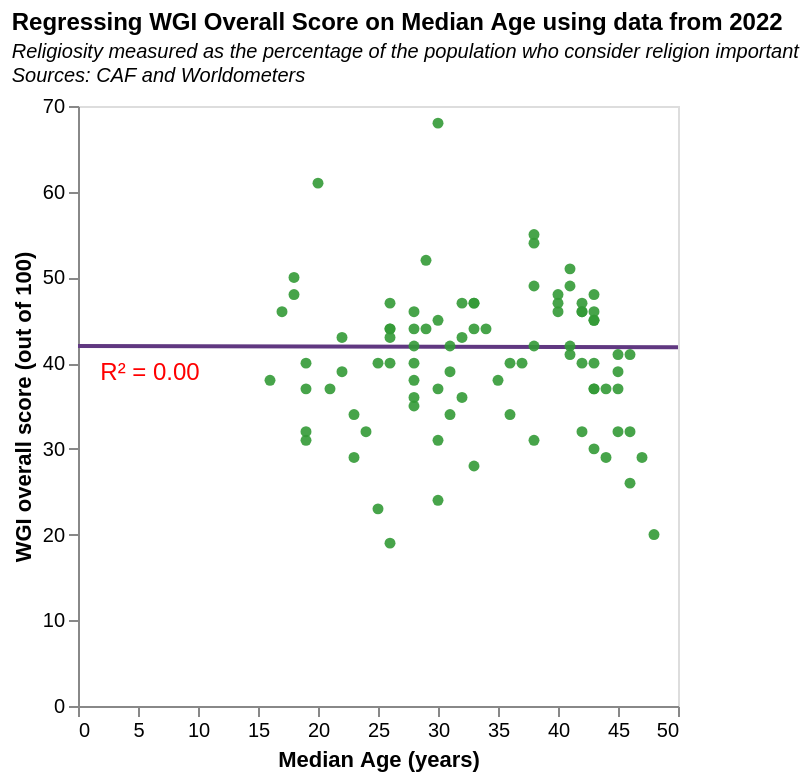

Here is the Vega-Lite specification saved for this chart:
### Vega-Lite specification from a JSON file in a GitHub repository (floating-point values rounded to 4 significant figures)
{"$schema": "https://vega.github.io/schema/vega-lite/v5.json", "description": "Regressing WGI Overall Score on Median Age for all countries featured in the 2022 edition of the CAF World Giving Index Report (which explores data from the year before - 2021). I ran the regression in Colab in order to ascertain the equation for the regression line", "title": {"text": ["Regressing WGI Overall Score on Median Age using data from 2022"], "fontSize": 12, "subtitle": ["Religiosity measured as the percentage of the population who consider religion important", "Sources: CAF and Worldometers"], "subtitleFontStyle": "italic", "subtitleFontSize": 10, "anchor": "start", "color": "black"}, "data": {"values": [{"Country": "China", "Median_Age_2022": "38", "Total_Population_2022": "1439323776", "CAF_2018": "17", "CAF_2019": "16", "CAF_2021": "28", "CAF_2022": "42"}, {"Country": "India", "Median_Age_2022": "28", "Total_Population_2022": "1380004385", "CAF_2018": "22", "CAF_2019": "26", "CAF_2021": "44", "CAF_2022": "40"}, {"Country": "Indonesia", "Median_Age_2022": "30", "Total_Population_2022": "273523615", "CAF_2018": "59", "CAF_2019": "50", "CAF_2021": "69", "CAF_2022": "68"}, {"Country": "Pakistan", "Median_Age_2022": "23", "Total_Population_2022": "220892340", "CAF_2018": "28", "CAF_2019": "29", "CAF_2021": "25", "CAF_2022": "29"}, {"Country": "Brazil", "Median_Age_2022": "33", "Total_Population_2022": "212559417", "CAF_2018": "23", "CAF_2019": "28", "CAF_2021": "35", "CAF_2022": "47"}, {"Country": "Nigeria", "Median_Age_2022": "18", "Total_Population_2022": "206139589", "CAF_2018": "48", "CAF_2019": "42", "CAF_2021": "52", "CAF_2022": "48"}, {"Country": "Russian Federation", "Median_Age_2022": "40", "Total_Population_2022": "145934462", "CAF_2018": "25", "CAF_2019": "21", "CAF_2021": "33", "CAF_2022": "46"}, {"Country": "Mexico", "Median_Age_2022": "29", "Total_Population_2022": "128932753", "CAF_2018": "24", "CAF_2019": "28", "CAF_2021": "32", "CAF_2022": "44"}, {"Country": "Japan", "Median_Age_2022": "48", "Total_Population_2022": "126476461", "CAF_2018": "22", "CAF_2019": "23", "CAF_2021": "12", "CAF_2022": "20"}, {"Country": "Philippines", "Median_Age_2022": "26", "Total_Population_2022": "109581078", "CAF_2018": "28", "CAF_2019": "39", "CAF_2021": "33", "CAF_2022": "47"}, {"Country": "Egypt", "Median_Age_2022": "25", "Total_Population_2022": "102334404", "CAF_2018": "26", "CAF_2019": "23", "CAF_2021": "33", "CAF_2022": "23"}, {"Country": "Iran (Islamic Republic of)", "Median_Age_2022": "32", "Total_Population_2022": "83992949", "CAF_2018": "45", "CAF_2019": "41", "CAF_2021": "39", "CAF_2022": "43"}, {"Country": "Germany", "Median_Age_2022": "46", "Total_Population_2022": "83783942", "CAF_2018": "46", "CAF_2019": "43", "CAF_2021": "30", "CAF_2022": "41"}, {"Country": "Thailand", "Median_Age_2022": "40", "Total_Population_2022": "69799978", "CAF_2018": "34", "CAF_2019": "42", "CAF_2021": "46", "CAF_2022": "48"}, {"Country": "United Kingdom of Great Britain and Northern Ireland", "Median_Age_2022": "40", "Total_Population_2022": "67886011", "CAF_2018": "55", "CAF_2019": "54", "CAF_2021": "41", "CAF_2022": "47"}, {"Country": "France", "Median_Age_2022": "42", "Total_Population_2022": "65273511", "CAF_2018": "32", "CAF_2019": "30", "CAF_2021": "25", "CAF_2022": "32"}, {"Country": "Italy", "Median_Age_2022": "47", "Total_Population_2022": "60461826", "CAF_2018": "33", "CAF_2019": "33", "CAF_2021": "22", "CAF_2022": "29"}, {"Country": "South Africa", "Median_Age_2022": "28", "Total_Population_2022": "59308690", "CAF_2018": "41", "CAF_2019": "36", "CAF_2021": "41", "CAF_2022": "35"}, {"Country": "Myanmar", "Median_Age_2022": "29", "Total_Population_2022": "54409800", "CAF_2018": "54", "CAF_2019": "58", "CAF_2021": "51", "CAF_2022": "52"}, {"Country": "Kenya", "Median_Age_2022": "20", "Total_Population_2022": "53771296", "CAF_2018": "54", "CAF_2019": "47", "CAF_2021": "58", "CAF_2022": "61"}, {"Country": "Colombia", "Median_Age_2022": "31", "Total_Population_2022": "50882891", "CAF_2018": "29", "CAF_2019": "35", "CAF_2021": "35", "CAF_2022": "42"}, {"Country": "Spain", "Median_Age_2022": "45", "Total_Population_2022": "46754778", "CAF_2018": "36", "CAF_2019": "32", "CAF_2021": "27", "CAF_2022": "32"}, {"Country": "Uganda", "Median_Age_2022": "17", "Total_Population_2022": "45741007", "CAF_2018": "39", "CAF_2019": "38", "CAF_2021": "46", "CAF_2022": "46"}, {"Country": "Argentina", "Median_Age_2022": "32", "Total_Population_2022": "45195774", "CAF_2018": "28", "CAF_2019": "28", "CAF_2021": "32", "CAF_2022": "47"}, {"Country": "Ukraine", "Median_Age_2022": "41", "Total_Population_2022": "43733762", "CAF_2018": "29", "CAF_2019": "24", "CAF_2021": "43", "CAF_2022": "49"}, {"Country": "Iraq", "Median_Age_2022": "21", "Total_Population_2022": "40222493", "CAF_2018": "43", "CAF_2019": "34", "CAF_2021": "39", "CAF_2022": "37"}, {"Country": "Poland", "Median_Age_2022": "42", "Total_Population_2022": "37846611", "CAF_2018": "24", "CAF_2019": "25", "CAF_2021": "38", "CAF_2022": "47"}, {"Country": "Canada", "Median_Age_2022": "41", "Total_Population_2022": "37742154", "CAF_2018": "49", "CAF_2019": "55", "CAF_2021": "38", "CAF_2022": "51"}, {"Country": "Morocco", "Median_Age_2022": "30", "Total_Population_2022": "36910560", "CAF_2018": "26", "CAF_2019": "26", "CAF_2021": "23", "CAF_2022": "31"}, {"Country": "Saudi Arabia", "Median_Age_2022": "32", "Total_Population_2022": "34813871", "CAF_2018": "37", "CAF_2019": "34", "CAF_2021": "35", "CAF_2022": "36"}, {"Country": "Uzbekistan", "Median_Age_2022": "28", "Total_Population_2022": "33469203", "CAF_2018": "36", "CAF_2019": "41", "CAF_2021": "40", "CAF_2022": "38"}, {"Country": "Peru", "Median_Age_2022": "31", "Total_Population_2022": "32971854", "CAF_2018": "27", "CAF_2019": "28", "CAF_2021": "34", "CAF_2022": "39"}, {"Country": "Ghana", "Median_Age_2022": "22", "Total_Population_2022": "31072940", "CAF_2018": "42", "CAF_2019": "38", "CAF_2021": "47", "CAF_2022": "43"}, {"Country": "Nepal", "Median_Age_2022": "25", "Total_Population_2022": "29136808", "CAF_2018": "37", "CAF_2019": "33", "CAF_2021": "40", "CAF_2022": "40"}, {"Country": "Venezuela (Bolivarian Republic of)", "Median_Age_2022": "30", "Total_Population_2022": "28435940", "CAF_2018": "26", "CAF_2019": "23", "CAF_2021": "35", "CAF_2022": "45"}, {"Country": "Cameroon", "Median_Age_2022": "19", "Total_Population_2022": "26545863", "CAF_2018": "34", "CAF_2019": "33", "CAF_2021": "43", "CAF_2022": "37"}, {"Country": "Australia", "Median_Age_2022": "38", "Total_Population_2022": "25499884", "CAF_2018": "59", "CAF_2019": "56", "CAF_2021": "49", "CAF_2022": "55"}, {"Country": "Sri Lanka", "Median_Age_2022": "34", "Total_Population_2022": "21413249", "CAF_2018": "45", "CAF_2019": "51", "CAF_2021": "34", "CAF_2022": "44"}, {"Country": "Mali", "Median_Age_2022": "16", "Total_Population_2022": "20250833", "CAF_2018": "28", "CAF_2019": "24", "CAF_2021": "31", "CAF_2022": "38"}, {"Country": "Romania", "Median_Age_2022": "43", "Total_Population_2022": "19237691", "CAF_2018": "27", "CAF_2019": "24", "CAF_2021": "28", "CAF_2022": "30"}, {"Country": "Chile", "Median_Age_2022": "35", "Total_Population_2022": "19116201", "CAF_2018": "34", "CAF_2019": "37", "CAF_2021": "39", "CAF_2022": "38"}, {"Country": "Kazakhstan", "Median_Age_2022": "31", "Total_Population_2022": "18776707", "CAF_2018": "28", "CAF_2019": "26", "CAF_2021": "28", "CAF_2022": "34"}, {"Country": "Zambia", "Median_Age_2022": "18", "Total_Population_2022": "18383955", "CAF_2018": "46", "CAF_2019": "39", "CAF_2021": "43", "CAF_2022": "50"}, {"Country": "Ecuador", "Median_Age_2022": "28", "Total_Population_2022": "17643054", "CAF_2018": "24", "CAF_2019": "24", "CAF_2021": "29", "CAF_2022": "42"}, {"Country": "Netherlands", "Median_Age_2022": "43", "Total_Population_2022": "17134872", "CAF_2018": "51", "CAF_2019": "53", "CAF_2021": "37", "CAF_2022": "46"}, {"Country": "Senegal", "Median_Age_2022": "19", "Total_Population_2022": "16743927", "CAF_2018": "28", "CAF_2019": "28", "CAF_2021": "35", "CAF_2022": "40"}, {"Country": "Cambodia", "Median_Age_2022": "26", "Total_Population_2022": "16718965", "CAF_2018": "18", "CAF_2019": "24", "CAF_2021": "28", "CAF_2022": "19"}, {"Country": "Zimbabwe", "Median_Age_2022": "19", "Total_Population_2022": "14862924", "CAF_2018": "30", "CAF_2019": "29", "CAF_2021": "37", "CAF_2022": "31"}, {"Country": "Benin", "Median_Age_2022": "19", "Total_Population_2022": "12123200", "CAF_2018": "26", "CAF_2019": "23", "CAF_2021": "29", "CAF_2022": "32"}, {"Country": "Tunisia", "Median_Age_2022": "33", "Total_Population_2022": "11818619", "CAF_2018": "20", "CAF_2019": "24", "CAF_2021": "29", "CAF_2022": "28"}, {"Country": "Bolivia (Plurinational State of)", "Median_Age_2022": "26", "Total_Population_2022": "11673021", "CAF_2018": "28", "CAF_2019": "31", "CAF_2021": "35", "CAF_2022": "43"}, {"Country": "Dominican Republic", "Median_Age_2022": "28", "Total_Population_2022": "10847910", "CAF_2018": "39", "CAF_2019": "39", "CAF_2021": "39", "CAF_2022": "44"}, {"Country": "Czechia", "Median_Age_2022": "43", "Total_Population_2022": "10708981", "CAF_2018": "22", "CAF_2019": "22", "CAF_2021": "30", "CAF_2022": "48"}, {"Country": "Greece", "Median_Age_2022": "46", "Total_Population_2022": "10423054", "CAF_2018": "17", "CAF_2019": "16", "CAF_2021": "26", "CAF_2022": "32"}, {"Country": "Jordan", "Median_Age_2022": "24", "Total_Population_2022": "10203134", "CAF_2018": "30", "CAF_2019": "25", "CAF_2021": "26", "CAF_2022": "32"}, {"Country": "Portugal", "Median_Age_2022": "46", "Total_Population_2022": "10196709", "CAF_2018": "28", "CAF_2019": "25", "CAF_2021": "20", "CAF_2022": "26"}, {"Country": "Sweden", "Median_Age_2022": "41", "Total_Population_2022": "10099265", "CAF_2018": "41", "CAF_2019": "40", "CAF_2021": "34", "CAF_2022": "42"}, {"Country": "United Arab Emirates", "Median_Age_2022": "33", "Total_Population_2022": "9890402", "CAF_2018": "51", "CAF_2019": "45", "CAF_2021": "44", "CAF_2022": "47"}, {"Country": "Hungary", "Median_Age_2022": "43", "Total_Population_2022": "9660351", "CAF_2018": "23", "CAF_2019": "23", "CAF_2021": "31", "CAF_2022": "40"}, {"Country": "Tajikistan", "Median_Age_2022": "22", "Total_Population_2022": "9537645", "CAF_2018": "42", "CAF_2019": "36", "CAF_2021": "45", "CAF_2022": "39"}, {"Country": "Austria", "Median_Age_2022": "43", "Total_Population_2022": "9006398", "CAF_2018": "44", "CAF_2019": "45", "CAF_2021": "34", "CAF_2022": "45"}, {"Country": "Serbia", "Median_Age_2022": "42", "Total_Population_2022": "8737371", "CAF_2018": "21", "CAF_2019": "19", "CAF_2021": "35", "CAF_2022": "46"}, {"Country": "Israel", "Median_Age_2022": "30", "Total_Population_2022": "8655535", "CAF_2018": "42", "CAF_2019": "39", "CAF_2021": "28", "CAF_2022": "37"}, {"Country": "Switzerland", "Median_Age_2022": "43", "Total_Population_2022": "8654622", "CAF_2018": "45", "CAF_2019": "45", "CAF_2021": "28", "CAF_2022": "37"}, {"Country": "Paraguay", "Median_Age_2022": "26", "Total_Population_2022": "7132538", "CAF_2018": "34", "CAF_2019": "32", "CAF_2021": "41", "CAF_2022": "44"}, {"Country": "Bulgaria", "Median_Age_2022": "45", "Total_Population_2022": "6948445", "CAF_2018": "22", "CAF_2019": "19", "CAF_2021": "37", "CAF_2022": "41"}, {"Country": "Lebanon", "Median_Age_2022": "30", "Total_Population_2022": "6825445", "CAF_2018": "28", "CAF_2019": "30", "CAF_2021": "24", "CAF_2022": "24"}, {"Country": "Nicaragua", "Median_Age_2022": "26", "Total_Population_2022": "6624554", "CAF_2018": "33", "CAF_2019": "30", "CAF_2021": "37", "CAF_2022": "40"}, {"Country": "Kyrgyzstan", "Median_Age_2022": "26", "Total_Population_2022": "6524195", "CAF_2018": "36", "CAF_2019": "33", "CAF_2021": "38", "CAF_2022": "44"}, {"Country": "El Salvador", "Median_Age_2022": "28", "Total_Population_2022": "6486205", "CAF_2018": "22", "CAF_2019": "25", "CAF_2021": "31", "CAF_2022": "36"}, {"Country": "Denmark", "Median_Age_2022": "42", "Total_Population_2022": "5792202", "CAF_2018": "46", "CAF_2019": "44", "CAF_2021": "37", "CAF_2022": "46"}, {"Country": "Finland", "Median_Age_2022": "43", "Total_Population_2022": "5540720", "CAF_2018": "40", "CAF_2019": "41", "CAF_2021": "31", "CAF_2022": "37"}, {"Country": "Slovakia", "Median_Age_2022": "41", "Total_Population_2022": "5459642", "CAF_2018": "28", "CAF_2019": "25", "CAF_2021": "32", "CAF_2022": "41"}, {"Country": "Costa Rica", "Median_Age_2022": "33", "Total_Population_2022": "5094118", "CAF_2018": "34", "CAF_2019": "38", "CAF_2021": "30", "CAF_2022": "44"}, {"Country": "Ireland", "Median_Age_2022": "38", "Total_Population_2022": "4937786", "CAF_2018": "56", "CAF_2019": "56", "CAF_2021": "40", "CAF_2022": "49"}, {"Country": "New Zealand", "Median_Age_2022": "38", "Total_Population_2022": "4822233", "CAF_2018": "58", "CAF_2019": "57", "CAF_2021": "47", "CAF_2022": "54"}, {"Country": "Croatia", "Median_Age_2022": "44", "Total_Population_2022": "4105267", "CAF_2018": "20", "CAF_2019": "21", "CAF_2021": "30", "CAF_2022": "37"}, {"Country": "Georgia", "Median_Age_2022": "38", "Total_Population_2022": "3989167", "CAF_2018": "24", "CAF_2019": "21", "CAF_2021": "40", "CAF_2022": "31"}, {"Country": "Uruguay", "Median_Age_2022": "36", "Total_Population_2022": "3473730", "CAF_2018": "30", "CAF_2019": "30", "CAF_2021": "32", "CAF_2022": "40"}, {"Country": "Mongolia", "Median_Age_2022": "28", "Total_Population_2022": "3278290", "CAF_2018": "39", "CAF_2019": "38", "CAF_2021": "44", "CAF_2022": "46"}, {"Country": "Albania", "Median_Age_2022": "36", "Total_Population_2022": "2877797", "CAF_2018": "26", "CAF_2019": "23", "CAF_2021": "33", "CAF_2022": "34"}, {"Country": "Lithuania", "Median_Age_2022": "45", "Total_Population_2022": "2722289", "CAF_2018": "19", "CAF_2019": "19", "CAF_2021": "28", "CAF_2022": "37"}, {"Country": "Gabon", "Median_Age_2022": "23", "Total_Population_2022": "2225734", "CAF_2018": "24", "CAF_2019": "27", "CAF_2021": "26", "CAF_2022": "34"}, {"Country": "Slovenia", "Median_Age_2022": "45", "Total_Population_2022": "2078938", "CAF_2018": "39", "CAF_2019": "38", "CAF_2021": "28", "CAF_2022": "39"}, {"Country": "Latvia", "Median_Age_2022": "44", "Total_Population_2022": "1886198", "CAF_2018": "19", "CAF_2019": "22", "CAF_2021": "25", "CAF_2022": "29"}, {"Country": "Estonia", "Median_Age_2022": "42", "Total_Population_2022": "1326535", "CAF_2018": "26", "CAF_2019": "25", "CAF_2021": "30", "CAF_2022": "40"}, {"Country": "Cyprus", "Median_Age_2022": "37", "Total_Population_2022": "1207359", "CAF_2018": "43", "CAF_2019": "41", "CAF_2021": "32", "CAF_2022": "40"}, {"Country": "Malta", "Median_Age_2022": "43", "Total_Population_2022": "441543", "CAF_2018": "47", "CAF_2019": "47", "CAF_2021": "31", "CAF_2022": "45"}]}, "height": 300, "width": 300, "encoding": {"x": {"field": "Median_Age_2022", "type": "quantitative", "title": "Median Age (years)", "axis": {"grid": false}, "scale": {"domain": [0, 50]}}, "y": {"field": "CAF_2022", "type": "quantitative", "title": "WGI overall score (out of 100)", "axis": {"grid": false}, "scale": {"domain": [0, 70]}}, "tooltip": [{"field": "CAF_2022", "type": "quantitative", "title": "WGI Score"}, {"field": "Median_Age_2022", "type": "quantitative", "title": "Median Age"}, {"field": "Country", "type": "nominal", "title": "Country"}]}, "layer": [{"data": {"values": [{"CAF_2022": 42.01, "Median_Age_2022": 0}, {"CAF_2022": 41.86, "Median_Age_2022": 50}]}, "mark": {"type": "line", "color": "#603881", "clip": true}, "encoding": {"tooltip": null}}, {"data": {"values": [{"Country": "China", "Median_Age_2022": "38", "Total_Population_2022": "1439323776", "CAF_2018": "17", "CAF_2019": "16", "CAF_2021": "28", "CAF_2022": "42"}, {"Country": "India", "Median_Age_2022": "28", "Total_Population_2022": "1380004385", "CAF_2018": "22", "CAF_2019": "26", "CAF_2021": "44", "CAF_2022": "40"}, {"Country": "Indonesia", "Median_Age_2022": "30", "Total_Population_2022": "273523615", "CAF_2018": "59", "CAF_2019": "50", "CAF_2021": "69", "CAF_2022": "68"}, {"Country": "Pakistan", "Median_Age_2022": "23", "Total_Population_2022": "220892340", "CAF_2018": "28", "CAF_2019": "29", "CAF_2021": "25", "CAF_2022": "29"}, {"Country": "Brazil", "Median_Age_2022": "33", "Total_Population_2022": "212559417", "CAF_2018": "23", "CAF_2019": "28", "CAF_2021": "35", "CAF_2022": "47"}, {"Country": "Nigeria", "Median_Age_2022": "18", "Total_Population_2022": "206139589", "CAF_2018": "48", "CAF_2019": "42", "CAF_2021": "52", "CAF_2022": "48"}, {"Country": "Russian Federation", "Median_Age_2022": "40", "Total_Population_2022": "145934462", "CAF_2018": "25", "CAF_2019": "21", "CAF_2021": "33", "CAF_2022": "46"}, {"Country": "Mexico", "Median_Age_2022": "29", "Total_Population_2022": "128932753", "CAF_2018": "24", "CAF_2019": "28", "CAF_2021": "32", "CAF_2022": "44"}, {"Country": "Japan", "Median_Age_2022": "48", "Total_Population_2022": "126476461", "CAF_2018": "22", "CAF_2019": "23", "CAF_2021": "12", "CAF_2022": "20"}, {"Country": "Philippines", "Median_Age_2022": "26", "Total_Population_2022": "109581078", "CAF_2018": "28", "CAF_2019": "39", "CAF_2021": "33", "CAF_2022": "47"}, {"Country": "Egypt", "Median_Age_2022": "25", "Total_Population_2022": "102334404", "CAF_2018": "26", "CAF_2019": "23", "CAF_2021": "33", "CAF_2022": "23"}, {"Country": "Iran (Islamic Republic of)", "Median_Age_2022": "32", "Total_Population_2022": "83992949", "CAF_2018": "45", "CAF_2019": "41", "CAF_2021": "39", "CAF_2022": "43"}, {"Country": "Germany", "Median_Age_2022": "46", "Total_Population_2022": "83783942", "CAF_2018": "46", "CAF_2019": "43", "CAF_2021": "30", "CAF_2022": "41"}, {"Country": "Thailand", "Median_Age_2022": "40", "Total_Population_2022": "69799978", "CAF_2018": "34", "CAF_2019": "42", "CAF_2021": "46", "CAF_2022": "48"}, {"Country": "United Kingdom of Great Britain and Northern Ireland", "Median_Age_2022": "40", "Total_Population_2022": "67886011", "CAF_2018": "55", "CAF_2019": "54", "CAF_2021": "41", "CAF_2022": "47"}, {"Country": "France", "Median_Age_2022": "42", "Total_Population_2022": "65273511", "CAF_2018": "32", "CAF_2019": "30", "CAF_2021": "25", "CAF_2022": "32"}, {"Country": "Italy", "Median_Age_2022": "47", "Total_Population_2022": "60461826", "CAF_2018": "33", "CAF_2019": "33", "CAF_2021": "22", "CAF_2022": "29"}, {"Country": "South Africa", "Median_Age_2022": "28", "Total_Population_2022": "59308690", "CAF_2018": "41", "CAF_2019": "36", "CAF_2021": "41", "CAF_2022": "35"}, {"Country": "Myanmar", "Median_Age_2022": "29", "Total_Population_2022": "54409800", "CAF_2018": "54", "CAF_2019": "58", "CAF_2021": "51", "CAF_2022": "52"}, {"Country": "Kenya", "Median_Age_2022": "20", "Total_Population_2022": "53771296", "CAF_2018": "54", "CAF_2019": "47", "CAF_2021": "58", "CAF_2022": "61"}, {"Country": "Colombia", "Median_Age_2022": "31", "Total_Population_2022": "50882891", "CAF_2018": "29", "CAF_2019": "35", "CAF_2021": "35", "CAF_2022": "42"}, {"Country": "Spain", "Median_Age_2022": "45", "Total_Population_2022": "46754778", "CAF_2018": "36", "CAF_2019": "32", "CAF_2021": "27", "CAF_2022": "32"}, {"Country": "Uganda", "Median_Age_2022": "17", "Total_Population_2022": "45741007", "CAF_2018": "39", "CAF_2019": "38", "CAF_2021": "46", "CAF_2022": "46"}, {"Country": "Argentina", "Median_Age_2022": "32", "Total_Population_2022": "45195774", "CAF_2018": "28", "CAF_2019": "28", "CAF_2021": "32", "CAF_2022": "47"}, {"Country": "Ukraine", "Median_Age_2022": "41", "Total_Population_2022": "43733762", "CAF_2018": "29", "CAF_2019": "24", "CAF_2021": "43", "CAF_2022": "49"}, {"Country": "Iraq", "Median_Age_2022": "21", "Total_Population_2022": "40222493", "CAF_2018": "43", "CAF_2019": "34", "CAF_2021": "39", "CAF_2022": "37"}, {"Country": "Poland", "Median_Age_2022": "42", "Total_Population_2022": "37846611", "CAF_2018": "24", "CAF_2019": "25", "CAF_2021": "38", "CAF_2022": "47"}, {"Country": "Canada", "Median_Age_2022": "41", "Total_Population_2022": "37742154", "CAF_2018": "49", "CAF_2019": "55", "CAF_2021": "38", "CAF_2022": "51"}, {"Country": "Morocco", "Median_Age_2022": "30", "Total_Population_2022": "36910560", "CAF_2018": "26", "CAF_2019": "26", "CAF_2021": "23", "CAF_2022": "31"}, {"Country": "Saudi Arabia", "Median_Age_2022": "32", "Total_Population_2022": "34813871", "CAF_2018": "37", "CAF_2019": "34", "CAF_2021": "35", "CAF_2022": "36"}, {"Country": "Uzbekistan", "Median_Age_2022": "28", "Total_Population_2022": "33469203", "CAF_2018": "36", "CAF_2019": "41", "CAF_2021": "40", "CAF_2022": "38"}, {"Country": "Peru", "Median_Age_2022": "31", "Total_Population_2022": "32971854", "CAF_2018": "27", "CAF_2019": "28", "CAF_2021": "34", "CAF_2022": "39"}, {"Country": "Ghana", "Median_Age_2022": "22", "Total_Population_2022": "31072940", "CAF_2018": "42", "CAF_2019": "38", "CAF_2021": "47", "CAF_2022": "43"}, {"Country": "Nepal", "Median_Age_2022": "25", "Total_Population_2022": "29136808", "CAF_2018": "37", "CAF_2019": "33", "CAF_2021": "40", "CAF_2022": "40"}, {"Country": "Venezuela (Bolivarian Republic of)", "Median_Age_2022": "30", "Total_Population_2022": "28435940", "CAF_2018": "26", "CAF_2019": "23", "CAF_2021": "35", "CAF_2022": "45"}, {"Country": "Cameroon", "Median_Age_2022": "19", "Total_Population_2022": "26545863", "CAF_2018": "34", "CAF_2019": "33", "CAF_2021": "43", "CAF_2022": "37"}, {"Country": "Australia", "Median_Age_2022": "38", "Total_Population_2022": "25499884", "CAF_2018": "59", "CAF_2019": "56", "CAF_2021": "49", "CAF_2022": "55"}, {"Country": "Sri Lanka", "Median_Age_2022": "34", "Total_Population_2022": "21413249", "CAF_2018": "45", "CAF_2019": "51", "CAF_2021": "34", "CAF_2022": "44"}, {"Country": "Mali", "Median_Age_2022": "16", "Total_Population_2022": "20250833", "CAF_2018": "28", "CAF_2019": "24", "CAF_2021": "31", "CAF_2022": "38"}, {"Country": "Romania", "Median_Age_2022": "43", "Total_Population_2022": "19237691", "CAF_2018": "27", "CAF_2019": "24", "CAF_2021": "28", "CAF_2022": "30"}, {"Country": "Chile", "Median_Age_2022": "35", "Total_Population_2022": "19116201", "CAF_2018": "34", "CAF_2019": "37", "CAF_2021": "39", "CAF_2022": "38"}, {"Country": "Kazakhstan", "Median_Age_2022": "31", "Total_Population_2022": "18776707", "CAF_2018": "28", "CAF_2019": "26", "CAF_2021": "28", "CAF_2022": "34"}, {"Country": "Zambia", "Median_Age_2022": "18", "Total_Population_2022": "18383955", "CAF_2018": "46", "CAF_2019": "39", "CAF_2021": "43", "CAF_2022": "50"}, {"Country": "Ecuador", "Median_Age_2022": "28", "Total_Population_2022": "17643054", "CAF_2018": "24", "CAF_2019": "24", "CAF_2021": "29", "CAF_2022": "42"}, {"Country": "Netherlands", "Median_Age_2022": "43", "Total_Population_2022": "17134872", "CAF_2018": "51", "CAF_2019": "53", "CAF_2021": "37", "CAF_2022": "46"}, {"Country": "Senegal", "Median_Age_2022": "19", "Total_Population_2022": "16743927", "CAF_2018": "28", "CAF_2019": "28", "CAF_2021": "35", "CAF_2022": "40"}, {"Country": "Cambodia", "Median_Age_2022": "26", "Total_Population_2022": "16718965", "CAF_2018": "18", "CAF_2019": "24", "CAF_2021": "28", "CAF_2022": "19"}, {"Country": "Zimbabwe", "Median_Age_2022": "19", "Total_Population_2022": "14862924", "CAF_2018": "30", "CAF_2019": "29", "CAF_2021": "37", "CAF_2022": "31"}, {"Country": "Benin", "Median_Age_2022": "19", "Total_Population_2022": "12123200", "CAF_2018": "26", "CAF_2019": "23", "CAF_2021": "29", "CAF_2022": "32"}, {"Country": "Tunisia", "Median_Age_2022": "33", "Total_Population_2022": "11818619", "CAF_2018": "20", "CAF_2019": "24", "CAF_2021": "29", "CAF_2022": "28"}, {"Country": "Bolivia (Plurinational State of)", "Median_Age_2022": "26", "Total_Population_2022": "11673021", "CAF_2018": "28", "CAF_2019": "31", "CAF_2021": "35", "CAF_2022": "43"}, {"Country": "Dominican Republic", "Median_Age_2022": "28", "Total_Population_2022": "10847910", "CAF_2018": "39", "CAF_2019": "39", "CAF_2021": "39", "CAF_2022": "44"}, {"Country": "Czechia", "Median_Age_2022": "43", "Total_Population_2022": "10708981", "CAF_2018": "22", "CAF_2019": "22", "CAF_2021": "30", "CAF_2022": "48"}, {"Country": "Greece", "Median_Age_2022": "46", "Total_Population_2022": "10423054", "CAF_2018": "17", "CAF_2019": "16", "CAF_2021": "26", "CAF_2022": "32"}, {"Country": "Jordan", "Median_Age_2022": "24", "Total_Population_2022": "10203134", "CAF_2018": "30", "CAF_2019": "25", "CAF_2021": "26", "CAF_2022": "32"}, {"Country": "Portugal", "Median_Age_2022": "46", "Total_Population_2022": "10196709", "CAF_2018": "28", "CAF_2019": "25", "CAF_2021": "20", "CAF_2022": "26"}, {"Country": "Sweden", "Median_Age_2022": "41", "Total_Population_2022": "10099265", "CAF_2018": "41", "CAF_2019": "40", "CAF_2021": "34", "CAF_2022": "42"}, {"Country": "United Arab Emirates", "Median_Age_2022": "33", "Total_Population_2022": "9890402", "CAF_2018": "51", "CAF_2019": "45", "CAF_2021": "44", "CAF_2022": "47"}, {"Country": "Hungary", "Median_Age_2022": "43", "Total_Population_2022": "9660351", "CAF_2018": "23", "CAF_2019": "23", "CAF_2021": "31", "CAF_2022": "40"}, {"Country": "Tajikistan", "Median_Age_2022": "22", "Total_Population_2022": "9537645", "CAF_2018": "42", "CAF_2019": "36", "CAF_2021": "45", "CAF_2022": "39"}, {"Country": "Austria", "Median_Age_2022": "43", "Total_Population_2022": "9006398", "CAF_2018": "44", "CAF_2019": "45", "CAF_2021": "34", "CAF_2022": "45"}, {"Country": "Serbia", "Median_Age_2022": "42", "Total_Population_2022": "8737371", "CAF_2018": "21", "CAF_2019": "19", "CAF_2021": "35", "CAF_2022": "46"}, {"Country": "Israel", "Median_Age_2022": "30", "Total_Population_2022": "8655535", "CAF_2018": "42", "CAF_2019": "39", "CAF_2021": "28", "CAF_2022": "37"}, {"Country": "Switzerland", "Median_Age_2022": "43", "Total_Population_2022": "8654622", "CAF_2018": "45", "CAF_2019": "45", "CAF_2021": "28", "CAF_2022": "37"}, {"Country": "Paraguay", "Median_Age_2022": "26", "Total_Population_2022": "7132538", "CAF_2018": "34", "CAF_2019": "32", "CAF_2021": "41", "CAF_2022": "44"}, {"Country": "Bulgaria", "Median_Age_2022": "45", "Total_Population_2022": "6948445", "CAF_2018": "22", "CAF_2019": "19", "CAF_2021": "37", "CAF_2022": "41"}, {"Country": "Lebanon", "Median_Age_2022": "30", "Total_Population_2022": "6825445", "CAF_2018": "28", "CAF_2019": "30", "CAF_2021": "24", "CAF_2022": "24"}, {"Country": "Nicaragua", "Median_Age_2022": "26", "Total_Population_2022": "6624554", "CAF_2018": "33", "CAF_2019": "30", "CAF_2021": "37", "CAF_2022": "40"}, {"Country": "Kyrgyzstan", "Median_Age_2022": "26", "Total_Population_2022": "6524195", "CAF_2018": "36", "CAF_2019": "33", "CAF_2021": "38", "CAF_2022": "44"}, {"Country": "El Salvador", "Median_Age_2022": "28", "Total_Population_2022": "6486205", "CAF_2018": "22", "CAF_2019": "25", "CAF_2021": "31", "CAF_2022": "36"}, {"Country": "Denmark", "Median_Age_2022": "42", "Total_Population_2022": "5792202", "CAF_2018": "46", "CAF_2019": "44", "CAF_2021": "37", "CAF_2022": "46"}, {"Country": "Finland", "Median_Age_2022": "43", "Total_Population_2022": "5540720", "CAF_2018": "40", "CAF_2019": "41", "CAF_2021": "31", "CAF_2022": "37"}, {"Country": "Slovakia", "Median_Age_2022": "41", "Total_Population_2022": "5459642", "CAF_2018": "28", "CAF_2019": "25", "CAF_2021": "32", "CAF_2022": "41"}, {"Country": "Costa Rica", "Median_Age_2022": "33", "Total_Population_2022": "5094118", "CAF_2018": "34", "CAF_2019": "38", "CAF_2021": "30", "CAF_2022": "44"}, {"Country": "Ireland", "Median_Age_2022": "38", "Total_Population_2022": "4937786", "CAF_2018": "56", "CAF_2019": "56", "CAF_2021": "40", "CAF_2022": "49"}, {"Country": "New Zealand", "Median_Age_2022": "38", "Total_Population_2022": "4822233", "CAF_2018": "58", "CAF_2019": "57", "CAF_2021": "47", "CAF_2022": "54"}, {"Country": "Croatia", "Median_Age_2022": "44", "Total_Population_2022": "4105267", "CAF_2018": "20", "CAF_2019": "21", "CAF_2021": "30", "CAF_2022": "37"}, {"Country": "Georgia", "Median_Age_2022": "38", "Total_Population_2022": "3989167", "CAF_2018": "24", "CAF_2019": "21", "CAF_2021": "40", "CAF_2022": "31"}, {"Country": "Uruguay", "Median_Age_2022": "36", "Total_Population_2022": "3473730", "CAF_2018": "30", "CAF_2019": "30", "CAF_2021": "32", "CAF_2022": "40"}, {"Country": "Mongolia", "Median_Age_2022": "28", "Total_Population_2022": "3278290", "CAF_2018": "39", "CAF_2019": "38", "CAF_2021": "44", "CAF_2022": "46"}, {"Country": "Albania", "Median_Age_2022": "36", "Total_Population_2022": "2877797", "CAF_2018": "26", "CAF_2019": "23", "CAF_2021": "33", "CAF_2022": "34"}, {"Country": "Lithuania", "Median_Age_2022": "45", "Total_Population_2022": "2722289", "CAF_2018": "19", "CAF_2019": "19", "CAF_2021": "28", "CAF_2022": "37"}, {"Country": "Gabon", "Median_Age_2022": "23", "Total_Population_2022": "2225734", "CAF_2018": "24", "CAF_2019": "27", "CAF_2021": "26", "CAF_2022": "34"}, {"Country": "Slovenia", "Median_Age_2022": "45", "Total_Population_2022": "2078938", "CAF_2018": "39", "CAF_2019": "38", "CAF_2021": "28", "CAF_2022": "39"}, {"Country": "Latvia", "Median_Age_2022": "44", "Total_Population_2022": "1886198", "CAF_2018": "19", "CAF_2019": "22", "CAF_2021": "25", "CAF_2022": "29"}, {"Country": "Estonia", "Median_Age_2022": "42", "Total_Population_2022": "1326535", "CAF_2018": "26", "CAF_2019": "25", "CAF_2021": "30", "CAF_2022": "40"}, {"Country": "Cyprus", "Median_Age_2022": "37", "Total_Population_2022": "1207359", "CAF_2018": "43", "CAF_2019": "41", "CAF_2021": "32", "CAF_2022": "40"}, {"Country": "Malta", "Median_Age_2022": "43", "Total_Population_2022": "441543", "CAF_2018": "47", "CAF_2019": "47", "CAF_2021": "31", "CAF_2022": "45"}]}, "mark": {"type": "circle", "color": "#339a36", "fillOpacity": 0.9}}, {"data": {"values": [{"CAF_2022": 39, "Median_Age_2022": 6, "text": "R² = 0.00"}]}, "mark": {"type": "text", "color": "red", "fontWeight": "normal", "fontSize": 12}, "encoding": {"tooltip": null, "text": {"field": "text", "type": "nominal"}}}]}
